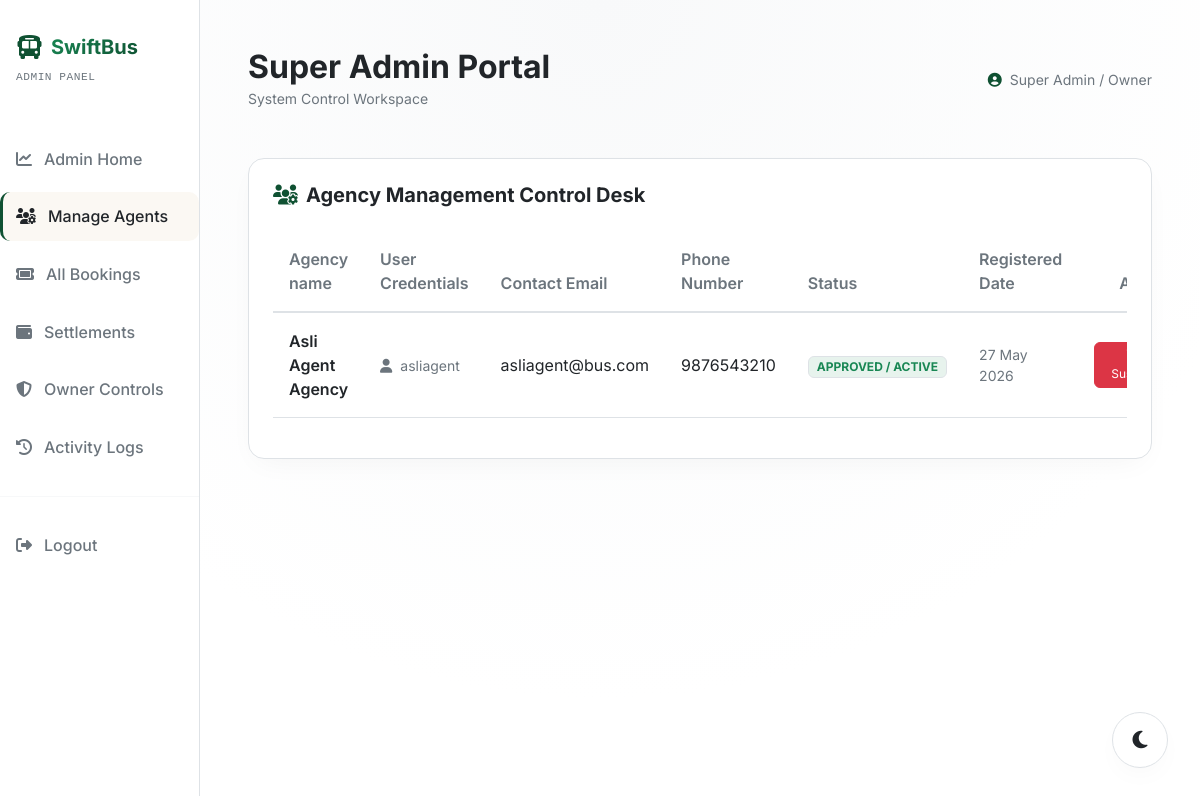
The page /super_admin/agents.php (signed in) on the database its author committed.
### tables this page shows
CREATE TABLE agent_profiles (
    id INT AUTO_INCREMENT PRIMARY KEY,
    user_id INT NOT NULL,
    agency_name VARCHAR(100) NOT NULL,
    phone VARCHAR(20) NOT NULL,
    commission_rate DECIMAL(5,2) DEFAULT 2.00,
    admin_id INT NULL,
    FOREIGN KEY (user_id) REFERENCES users(id) ON DELETE CASCADE,
    FOREIGN KEY (admin_id) REFERENCES users(id) ON DELETE SET NULL
);

CREATE TABLE users (
    id INT AUTO_INCREMENT PRIMARY KEY,
    username VARCHAR(50) NOT NULL UNIQUE,
    email VARCHAR(100) NOT NULL UNIQUE,
    password VARCHAR(255) NOT NULL,
    role ENUM('customer', 'agent', 'admin', 'super_admin') NOT NULL DEFAULT 'customer',
    status ENUM('pending', 'approved', 'suspended') NOT NULL DEFAULT 'approved',
    admin_id INT NULL,
    created_at TIMESTAMP DEFAULT CURRENT_TIMESTAMP,
    FOREIGN KEY (admin_id) REFERENCES users(id) ON DELETE SET NULL
);

### super_admin/agents.php (the view, shortened to what this page needs)
<?php
require_once __DIR__ . '/header.php';
try {
    $stmt = $pdo->query("
        SELECT
            u.id AS user_id,
            u.username,
            u.email,
            u.status,
            u.created_at,
            ap.agency_name,
            ap.phone
        FROM users u
        LEFT JOIN agent_profiles ap ON u.id = ap.user_id
        WHERE u.role = 'agent'
        ORDER BY u.created_at DESC
    ");
    $agents = $stmt->fetchAll();
} catch (PDOException $e) {
    $agents = [];
}
?>
<div class="glass-card p-4">
    <h5 class="text-white fw-bold mb-4"><i class="fa-solid fa-users-gear text-indigo me-2"></i>Agency Management Control Desk</h5>
    <?php if (count($agents) === 0): ?>
        <div class="text-center py-5 text-secondary small">No travel agents registered on the platform yet.</div>
    <?php else: ?>
        <div class="table-responsive">
            <table class="table table-swift table-dark table-hover table-borderless align-middle">
                <thead>
                    <tr>
                        <th>Agency name</th>
                        <th>User Credentials</th>
                        <th>Contact Email</th>
                        <th>Phone Number</th>
                        <th>Status</th>
                        <th>Registered Date</th>
                        <th class="text-end">Actions</th>
                    </tr>
                </thead>
                <tbody>
                    <?php foreach ($agents as $agent): ?>
                        <tr>
                            <td><span class="fw-semibold text-white fs-6"><?= htmlspecialchars($agent['agency_name'] ?? 'N/A') ?></span></td>
                            <td><span class="small text-secondary"><i class="fa-solid fa-user me-2"></i><?= htmlspecialchars($agent['username']) ?></span></td>
                            <td><?= htmlspecialchars($agent['email']) ?></td>
                            <td><?= htmlspecialchars($agent['phone'] ?? 'N/A') ?></td>
                            <td>
                                <?php if ($agent['status'] === 'approved'): ?>
                                    <span class="badge bg-success bg-opacity-10 text-success border border-success border-opacity-25 px-2 py-1">APPROVED / ACTIVE</span>
                                <?php elseif ($agent['status'] === 'pending'): ?>
                                    <span class="badge bg-warning bg-opacity-10 text-warning border border-warning border-opacity-25 px-2 py-1">PENDING APPROVAL</span>
                                <?php else: ?>
                                    <span class="badge bg-danger bg-opacity-10 text-danger border border-danger border-opacity-25 px-2 py-1">SUSPENDED</span>
                                <?php endif; ?>
                            </td>
                            <td class="text-secondary small"><?= date('d M Y', strtotime($agent['created_at'])) ?></td>
                            <td class="text-end">
                                <div class="d-flex justify-content-end gap-2">
                                    <?php if ($agent['status'] === 'pending'): ?>
                                        <form action="<?= htmlspecialchars($_SERVER['PHP_SELF']) ?>" method="POST" class="d-inline">
                                            <input type="hidden" name="csrf_token" value="<?= get_csrf_token() ?>">
                                            <input type="hidden" name="action" value="approve">
                                            <input type="hidden" name="agent_id" value="<?= $agent['user_id'] ?>">
                                            <button type="submit" class="btn btn-success py-1 px-3 small" style="font-size:0.75rem;"><i class="fa-solid fa-circle-check me-1"></i>Approve</button>
                                        </form>
                                    <?php elseif ($agent['status'] === 'approved'): ?>
                                        <form action="<?= htmlspecialchars($_SERVER['PHP_SELF']) ?>" method="POST" class="d-inline">
                                            <button type="submit" class="btn btn-danger py-1 px-3 small" style="font-size:0.75rem;" onclick="return confirm('Suspend operations for this agency? All agent panels will be locked.')"><i class="fa-solid fa-user-slash me-1"></i>Suspend</button>
                                        </form>
                                    <?php endif; ?>
                                </div>
                            </td>
                        </tr>
                    <?php endforeach; ?>
                </tbody>
            </table>
        </div>
    <?php endif; ?>
</div>
<?php
require_once __DIR__ . '/footer.php';
?>

### assets/css/style.css (style rules this page uses)
:root { --bg-card: var(--card-bg); --text-main: var(--text-primary); --text-muted: var(--text-secondary); --border-glass: var(--border-color); --accent-gold-gradient: linear-gradient(135deg, #198754 0%, var(--accent-primary) 100%); --bg-glass: rgba(255, 255, 255, 0.95); --seat-available: #198754; --seat-selected: var(--accent-primary); --seat-booked: #DC3545; --seat-hold: #FFC107; --seat-disabled: #BDC3C7; --accent-indigo: var(--accent-primary); --accent-violet: #146C43; --accent-pink: var(--accent-secondary); --shadow-main: 0 10px 30px -10px rgba(0, 0, 0, 0.05); --shadow-hover: 0 15px 35px -5px rgba(15, 81, 50, 0.15); --input-bg: #FFFFFF; --text-white-fixed: #FFFFFF; --body-bg-gradient: radial-gradient(circle at 50% 0%, var(--bg-secondary) 0%, var(--bg-primary) 70%); --btn-close-filter: invert(0) grayscale(1) brightness(0); }
body { font-family: 'Inter', sans-serif; background: var(--body-bg-gradient); color: var(--text-main); min-height: 100vh; margin: 0; overflow-x: hidden; transition: background 0.3s ease, color 0.3s ease; }
.glass-card { background: var(--bg-card); border: 1px solid var(--border-glass); border-radius: 16px; box-shadow: var(--shadow-main); transition: all 0.3s cubic-bezier(0.4, 0, 0.2, 1); }
.table-swift, .table-swift.table-dark { background-color: transparent !important; --bs-table-bg: transparent !important; --bs-table-color: var(--text-main) !important; --bs-table-hover-color: var(--text-main) !important; --bs-table-hover-bg: var(--bg-secondary) !important; color: var(--text-main) !important; }
.table-swift tr { border-bottom: 1px solid var(--border-glass); }
.table-swift th { font-weight: 600; color: var(--text-muted); border-bottom: 2px solid var(--border-glass) !important; padding: 1rem; }
.table-swift td { padding: 1rem; vertical-align: middle; }
.text-white { color: var(--text-main) !important; }
.text-secondary { color: var(--text-muted) !important; }
.border-opacity-30, .border-opacity-25, .border-opacity-20 { border-color: var(--border-glass) !important; }
.text-indigo { color: var(--accent-primary) !important; }
html, body { min-height: 100vh; display: flex; flex-direction: column; }

### assets/css/theme.css (style rules this page uses)
:root { --bg-primary: #FFFFFF; --bg-secondary: #F8F9FA; --card-bg: #FFFFFF; --accent-primary: #0F5132; --accent-secondary: #146C43; --text-primary: #212529; --text-secondary: #6C757D; --border-color: #DEE2E6; --success: #198754; --warning: #FFC107; --danger: #DC3545; --indigo: #0F5132; --indigo-rgb: 15, 81, 50; --border-glass: rgba(222, 226, 230, 0.5); --shadow-diffusion: 0 10px 30px -10px rgba(0,0,0,0.05); }
body { background-color: var(--bg-primary) !important; color: var(--text-primary) !important; transition: background-color 0.3s ease, color 0.3s ease; }

### rows shown on the page
agent_profiles: agency_name "Asli Agent Agency", user.username "asliagent", user.email "asliagent@bus.com", phone "9876543210", user.created_at "27 May 2026"

### other values the page prints
SYSTEM_NAME "SwiftBus"
